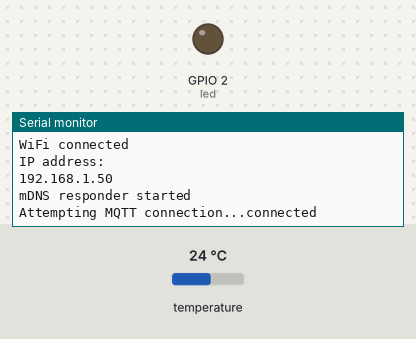
This sketch was run on a simulated ESP8266 (NodeMCU). Shown: output pins drawn as LEDs (lit = HIGH), the last lines printed to the serial monitor. The inputs (shaded band) are chosen by the test bench; at power-on: temperature 24 °C. WiFi joins after 1.5 s; servers stay silent unless stated; no MQTT or app messages arrive unless stated; pins used as bus, display or sensor lines are not drawn.

Above: at 2.7 s.
2.8 s: temperature set to 12 °C
At 12.0 s:
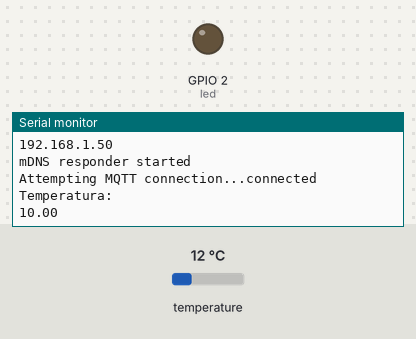
17.2 s: temperature set to 19 °C
At 22.0 s:
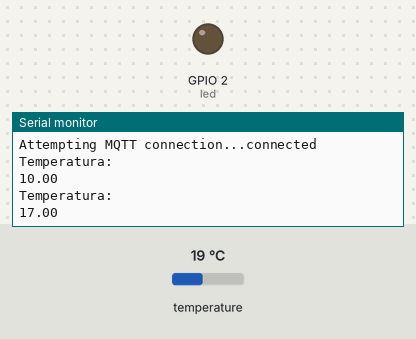
Timing chart, 0 to 23.5 s (numbered marks = the images above; inputs shaded):
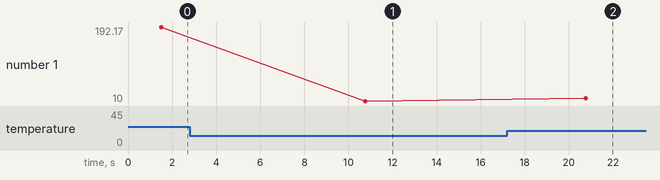

The sketch:

PlacaRelesSoloTemperatura.ino
```cpp
#include <ESP8266WiFi.h>
#include <PubSubClient.h>
#include <ESP8266mDNS.h>
#include <ArduinoOTA.h>
#include <OneWire.h>
#include <DallasTemperature.h>
#include <WiFiUdp.h>

#define wifi_ssid "12MiCasa12-24G"
#define wifi_password "Almunia-12MZN"
#define mqtt_server "192.168.1.55"

/*asignacion pines  ESP8266 */
/*CAMBIO Diciembre2019- se quita reles, solo se usa temperatura*/
/*int rele1 = 14;            //CALDERA D5
int rele2 = 12;            //SIRENA  D6
int rele3 = 13;             // D7
int rele4 = 15;             // D8
*/
int Builtin_Led = 2;
#define ONE_WIRE_BUS 2  // DS18B20 pin  D4

// Update these with values suitable for your network.
IPAddress ip(192,168,1,200);  //Node static IP
IPAddress gateway(192,168,1,1);
IPAddress subnet(255,255,255,0);

/*instancias*/
WiFiClient espClient;
PubSubClient client(espClient);
OneWire oneWire(ONE_WIRE_BUS);
DallasTemperature DS18B20(&oneWire);
DeviceAddress tempDeviceAddress;

/*Variables Globales*/
// Topic con el que trabajamos
/*const char* topic_OnOffCaldera = "OnOffCaldera";
const char* topic_EstadoCaldera = "EstadoCaldera";
*/
const char* topic_Temp_Lavadora = "Temperatura_Lavadora";

//variables globales
/*String Estado_caldera = "Desconocido";*/
String inData;
long previousMillis = 0;
long lastTemp = 0;
float temp=0;
long lastMsg = 0;
float offset= -2;

void byteToChar(byte* bytes, char* chars, unsigned int count){
    for(unsigned int i = 0; i < count; i++)
       chars[i] = (char)bytes[i];
}

/*FUNCIONES
void callback(char* topic, byte* payload, unsigned int length) { /*Que hacer cuadno llega un mensaje
 //gestionar los mensajes recibidos en los topics subscritos
   Serial.print("Mensaje recibido [");  Serial.print(topic);  Serial.print("] ");
    String dato="";
    for (int i = 0; i < length ; i++) {
        Serial.print((char)payload[i]);
        dato=dato+(char)payload[i];
    }
  Serial.println("");
    Serial.println(dato);
   // Comprobar si hay que subir o bajar
    if ( dato.equals("Encender")) {
    digitalWrite(2, LOW);   // Turn the LED on (Note that LOW is the voltage level
    EncenderCaldera();
  } else if (dato.equals("Apagar")){
    digitalWrite(2, HIGH);  // Turn the LED off by making the voltage HIGH
    ApagarCaldera();
  }  else if (dato.equals("Toggle")){
    toggle();

  }
 }*/


void setup() {
  pinMode(2, OUTPUT);        /* builtin led*/
  digitalWrite(2, LOW);      /*encender led  */
 /* pinMode(rele1, OUTPUT);
  pinMode(rele2, OUTPUT);
  pinMode(rele3, OUTPUT);
  pinMode(rele4, OUTPUT);
  digitalWrite(rele1, LOW);     //poner a 0 los reles
  digitalWrite(rele2, LOW);
  */
  Serial.begin(115200);
  setup_wifi();
  client.setServer(mqtt_server, 1883);
/*  client.setCallback(callback); */
   ArduinoOTA.setHostname("HostPlacaReles");
  if (!MDNS.begin("ESP_Placa_Reles_Caldera")) {
    Serial.println("Error setting up MDNS responder!");
  }
  Serial.println("mDNS responder started");
  MDNS.addService("http", "tcp", 80); // Announce esp tcp service on port 8080
  MDNS.addService("mqtt", "tcp", 1883); // Announce esp tcp service on port 8080

  ArduinoOTA.onStart([]() {
   Serial.println("Start");
  });
 ArduinoOTA.onEnd([]() {
  Serial.println("\nEnd");
 });
 ArduinoOTA.onProgress([](unsigned int progress, unsigned int total) {
  Serial.printf("Progress: %u%%\r", (progress / (total / 100)));
 });
 ArduinoOTA.onError([](ota_error_t error) {
  Serial.printf("Error[%u]: ", error);
   if (error == OTA_AUTH_ERROR) Serial.println("Auth Failed");
    else if (error == OTA_BEGIN_ERROR) Serial.println("Begin Failed");
    else if (error == OTA_CONNECT_ERROR) Serial.println("Connect Failed");
    else if (error == OTA_RECEIVE_ERROR) Serial.println("Receive Failed");
    else if (error == OTA_END_ERROR) Serial.println("End Failed");
 });
 ArduinoOTA.begin();
  DS18B20.begin();
 DS18B20.getAddress(tempDeviceAddress, 0);
 DS18B20.setResolution(tempDeviceAddress,12);
  digitalWrite(2, HIGH);//apagar led
}

void setup_wifi() {
  delay(10);
  // We start by connecting to a WiFi network
  Serial.println();
  Serial.print("Connecting to ");
  Serial.println(wifi_ssid);
  WiFi.mode(WIFI_STA);
  WiFi.config(ip, gateway, subnet,gateway);
  WiFi.begin(wifi_ssid, wifi_password);
  while (WiFi.status() != WL_CONNECTED) {
    delay(500);
    Serial.print(".");
  }
  Serial.println("");
  Serial.println("WiFi connected");
  Serial.println("IP address: ");
  Serial.println(WiFi.localIP());
}

void reconnect() {
  // Loop until we're reconnected
  while (!client.connected()) {
    Serial.print("Attempting MQTT connection...");
    // Create a random client ID
    String clientId = "PlacaReles";
    // Attempt to connect
    if (client.connect(clientId.c_str())) {
      Serial.println("connected");
      client.subscribe("OnOffCaldera"); /*SUSCRIBIRSE A LOS IN TOPICS*/
    } else {
      Serial.print("failed, rc=");
      Serial.print(client.state());
      Serial.println(" try again in 5 seconds");
      // Wait 5 seconds before retrying
      delay(5000);
    }
  }
}


void loop() {
  if (!client.connected()) {
    reconnect();
  }
  client.loop();
  ArduinoOTA.handle();

  //enviar topics ciclicamente para refrescar datos
 long now = millis();  //temporizar publicaciones
  if (now - lastMsg > 10000) {
    lastMsg = now;
    GetTemperature();
    Publicar();
  }

}

void GetTemperature(){
  DS18B20.requestTemperatures();
  temp = DS18B20.getTempCByIndex(0) + offset;
  Serial.println("Temperatura:");
  Serial.println(temp);
}

/*
void ApagarCaldera(){
 digitalWrite(rele1,LOW);
 Estado_caldera = "Apagada";
 digitalWrite(2, HIGH);
 Publicar();
}

void EncenderCaldera(){
 digitalWrite(rele1,HIGH);
  Estado_caldera = "Encendida";
 digitalWrite(2, LOW);
 Publicar();
}

void toggle(){
 if (Estado_caldera.equals("Apagado")){
  EncenderCaldera();
 } else {
  ApagarCaldera();
 }
}
*/
void Publicar(){
/*  client.publish("EstadoCaldera", String(Estado_caldera).c_str(), true);*/
  client.publish("Temperatura_Lavadora", String(temp).c_str(), true);
}
```

Measured:
- after the input at 2.8 s, the serial monitor: prints a new line after 8.0 s (image 1)
- after the input at 17.2 s, the serial monitor: prints a new line after 3.6 s (image 2)
- plotted number 1: 192.17 → 10 after the input at 2.8 s, 10 → 17 after the input at 17.2 s
